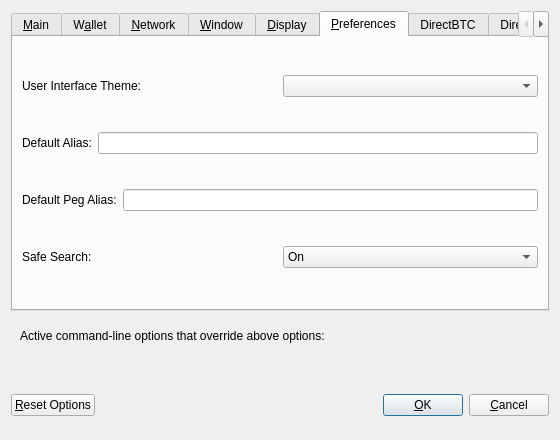
<?xml version="1.0" encoding="UTF-8"?>
<ui version="4.0">
 <class>OptionsDialog</class>
 <widget class="QDialog" name="OptionsDialog">
  <property name="geometry">
   <rect>
    <x>0</x>
    <y>0</y>
    <width>560</width>
    <height>440</height>
   </rect>
  </property>
  <property name="windowTitle">
   <string>Options</string>
  </property>
  <property name="modal">
   <bool>true</bool>
  </property>
  <layout class="QVBoxLayout" name="verticalLayout">
   <item>
    <widget class="QTabWidget" name="tabWidget">
     <property name="currentIndex">
      <number>5</number>
     </property>
     <widget class="QWidget" name="tabMain">
      <attribute name="title">
       <string>&amp;Main</string>
      </attribute>
      <layout class="QVBoxLayout" name="verticalLayout_Main">
       <item>
        <widget class="QCheckBox" name="ZioncoinAtStartup">
         <property name="toolTip">
          <string>Automatically start Zioncoin Core after logging in to the system.</string>
         </property>
         <property name="text">
          <string>&amp;Start Zioncoin Core on system login</string>
         </property>
        </widget>
       </item>
       <item>
        <layout class="QHBoxLayout" name="horizontalLayout_2_Main">
         <item>
          <widget class="QLabel" name="databaseCacheLabel">
           <property name="text">
            <string>Size of &amp;database cache</string>
           </property>
           <property name="textFormat">
            <enum>Qt::PlainText</enum>
           </property>
           <property name="buddy">
            <cstring>databaseCache</cstring>
           </property>
          </widget>
         </item>
         <item>
          <widget class="QSpinBox" name="databaseCache"/>
         </item>
         <item>
          <widget class="QLabel" name="databaseCacheUnitLabel">
           <property name="text">
            <string>MB</string>
           </property>
           <property name="textFormat">
            <enum>Qt::PlainText</enum>
           </property>
          </widget>
         </item>
         <item>
          <spacer name="horizontalSpacer_2_Main">
           <property name="orientation">
            <enum>Qt::Horizontal</enum>
           </property>
           <property name="sizeHint" stdset="0">
            <size>
             <width>40</width>
             <height>20</height>
            </size>
           </property>
          </spacer>
         </item>
        </layout>
       </item>
       <item>
        <layout class="QHBoxLayout" name="horizontalLayout_3_Main">
         <item>
          <widget class="QLabel" name="threadsScriptVerifLabel">
           <property name="text">
            <string>Number of script &amp;verification threads</string>
           </property>
           <property name="textFormat">
            <enum>Qt::PlainText</enum>
           </property>
           <property name="buddy">
            <cstring>threadsScriptVerif</cstring>
           </property>
          </widget>
         </item>
         <item>
          <widget class="QSpinBox" name="threadsScriptVerif">
           <property name="toolTip">
            <string>(0 = auto, &lt;0 = leave that many cores free)</string>
           </property>
          </widget>
         </item>
         <item>
          <spacer name="horizontalSpacer_3_Main">
           <property name="orientation">
            <enum>Qt::Horizontal</enum>
           </property>
           <property name="sizeHint" stdset="0">
            <size>
             <width>40</width>
             <height>20</height>
            </size>
           </property>
          </spacer>
         </item>
        </layout>
       </item>
       <item>
        <spacer name="verticalSpacer_Main">
         <property name="orientation">
          <enum>Qt::Vertical</enum>
         </property>
         <property name="sizeHint" stdset="0">
          <size>
           <width>20</width>
           <height>40</height>
          </size>
         </property>
        </spacer>
       </item>
      </layout>
     </widget>
     <widget class="QWidget" name="tabWallet">
      <attribute name="title">
       <string>W&amp;allet</string>
      </attribute>
      <layout class="QVBoxLayout" name="verticalLayout_Wallet">
       <item>
        <widget class="QGroupBox" name="groupBox">
         <property name="title">
          <string>Expert</string>
         </property>
         <layout class="QVBoxLayout" name="verticalLayout_2">
          <item>
           <widget class="QCheckBox" name="coinControlFeatures">
            <property name="toolTip">
             <string>Whether to show coin control features or not.</string>
            </property>
            <property name="text">
             <string>Enable coin &amp;control features</string>
            </property>
           </widget>
          </item>
          <item>
           <widget class="QCheckBox" name="spendZeroConfChange">
            <property name="toolTip">
             <string>If you disable the spending of unconfirmed change, the change from a transaction cannot be used until that transaction has at least one confirmation. This also affects how your balance is computed.</string>
            </property>
            <property name="text">
             <string>&amp;Spend unconfirmed change</string>
            </property>
           </widget>
          </item>
         </layout>
        </widget>
       </item>
       <item>
        <spacer name="verticalSpacer_Wallet">
         <property name="orientation">
          <enum>Qt::Vertical</enum>
         </property>
         <property name="sizeHint" stdset="0">
          <size>
           <width>20</width>
           <height>40</height>
          </size>
         </property>
        </spacer>
       </item>
      </layout>
     </widget>
     <widget class="QWidget" name="tabNetwork">
      <attribute name="title">
       <string>&amp;Network</string>
      </attribute>
      <layout class="QVBoxLayout" name="verticalLayout_Network">
       <item>
        <widget class="QCheckBox" name="mapPortUpnp">
         <property name="toolTip">
          <string>Automatically open the Zioncoin client port on the router. This only works when your router supports UPnP and it is enabled.</string>
         </property>
         <property name="text">
          <string>Map port using &amp;UPnP</string>
         </property>
        </widget>
       </item>
       <item>
        <widget class="QCheckBox" name="allowIncoming">
         <property name="toolTip">
          <string>Accept connections from outside</string>
         </property>
         <property name="text">
          <string>Allow incoming connections</string>
         </property>
        </widget>
       </item>
       <item>
        <widget class="QCheckBox" name="connectSocks">
         <property name="toolTip">
          <string>Connect to the Zioncoin network through a SOCKS5 proxy.</string>
         </property>
         <property name="text">
          <string>&amp;Connect through SOCKS5 proxy (default proxy):</string>
         </property>
        </widget>
       </item>
       <item>
        <layout class="QHBoxLayout" name="horizontalLayout_1_Network">
         <item>
          <widget class="QLabel" name="proxyIpLabel">
           <property name="text">
            <string>Proxy &amp;IP:</string>
           </property>
           <property name="textFormat">
            <enum>Qt::PlainText</enum>
           </property>
           <property name="buddy">
            <cstring>proxyIp</cstring>
           </property>
          </widget>
         </item>
         <item>
          <widget class="QValidatedLineEdit" name="proxyIp">
           <property name="minimumSize">
            <size>
             <width>140</width>
             <height>0</height>
            </size>
           </property>
           <property name="maximumSize">
            <size>
             <width>140</width>
             <height>16777215</height>
            </size>
           </property>
           <property name="toolTip">
            <string>IP address of the proxy (e.g. IPv4: 127.0.0.1 / IPv6: ::1)</string>
           </property>
          </widget>
         </item>
         <item>
          <widget class="QLabel" name="proxyPortLabel">
           <property name="text">
            <string>&amp;Port:</string>
           </property>
           <property name="textFormat">
            <enum>Qt::PlainText</enum>
           </property>
           <property name="buddy">
            <cstring>proxyPort</cstring>
           </property>
          </widget>
         </item>
         <item>
          <widget class="QLineEdit" name="proxyPort">
           <property name="minimumSize">
            <size>
             <width>55</width>
             <height>0</height>
            </size>
           </property>
           <property name="maximumSize">
            <size>
             <width>55</width>
             <height>16777215</height>
            </size>
           </property>
           <property name="toolTip">
            <string>Port of the proxy (e.g. 9050)</string>
           </property>
          </widget>
         </item>
         <item>
          <spacer name="horizontalSpacer_1_Network">
           <property name="orientation">
            <enum>Qt::Horizontal</enum>
           </property>
           <property name="sizeHint" stdset="0">
            <size>
             <width>40</width>
             <height>20</height>
            </size>
           </property>
          </spacer>
         </item>
        </layout>
       </item>
       <item>
        <layout class="QHBoxLayout" name="horizontalLayout_2_Network">
         <item>
          <widget class="QLabel" name="proxyActiveNets">
           <property name="text">
            <string>Used for reaching peers via:</string>
           </property>
           <property name="textFormat">
            <enum>Qt::PlainText</enum>
           </property>
          </widget>
         </item>
         <item>
          <widget class="QCheckBox" name="proxyReachIPv4">
           <property name="enabled">
            <bool>false</bool>
           </property>
           <property name="toolTip">
            <string>Shows, if the supplied default SOCKS5 proxy is used to reach peers via this network type.</string>
           </property>
           <property name="text">
            <string/>
           </property>
          </widget>
         </item>
         <item>
          <widget class="QLabel" name="proxyReachIPv4Label">
           <property name="text">
            <string>IPv4</string>
           </property>
           <property name="textFormat">
            <enum>Qt::PlainText</enum>
           </property>
          </widget>
         </item>
         <item>
          <widget class="QCheckBox" name="proxyReachIPv6">
           <property name="enabled">
            <bool>false</bool>
           </property>
           <property name="toolTip">
            <string>Shows, if the supplied default SOCKS5 proxy is used to reach peers via this network type.</string>
           </property>
           <property name="text">
            <string/>
           </property>
          </widget>
         </item>
         <item>
          <widget class="QLabel" name="proxyReachIPv6Label">
           <property name="text">
            <string>IPv6</string>
           </property>
           <property name="textFormat">
            <enum>Qt::PlainText</enum>
           </property>
          </widget>
         </item>
         <item>
          <widget class="QCheckBox" name="proxyReachTor">
           <property name="enabled">
            <bool>false</bool>
           </property>
           <property name="toolTip">
            <string>Shows, if the supplied default SOCKS5 proxy is used to reach peers via this network type.</string>
           </property>
           <property name="text">
            <string/>
           </property>
          </widget>
         </item>
         <item>
          <widget class="QLabel" name="proxyReachTorLabel">
           <property name="text">
            <string>Tor</string>
           </property>
           <property name="textFormat">
            <enum>Qt::PlainText</enum>
           </property>
          </widget>
         </item>
         <item>
          <spacer name="horizontalSpacer_2_Network">
           <property name="orientation">
            <enum>Qt::Horizontal</enum>
           </property>
           <property name="sizeHint" stdset="0">
            <size>
             <width>40</width>
             <height>20</height>
            </size>
           </property>
          </spacer>
         </item>
        </layout>
       </item>
       <item>
        <widget class="QCheckBox" name="connectSocksTor">
         <property name="toolTip">
          <string>Connect to the Zioncoin network through a separate SOCKS5 proxy for Tor hidden services.</string>
         </property>
         <property name="text">
          <string>Use separate SOCKS5 proxy to reach peers via Tor hidden services:</string>
         </property>
        </widget>
       </item>
       <item>
        <layout class="QHBoxLayout" name="horizontalLayout_3_Network">
         <item>
          <widget class="QLabel" name="proxyIpTorLabel">
           <property name="text">
            <string>Proxy &amp;IP:</string>
           </property>
           <property name="textFormat">
            <enum>Qt::PlainText</enum>
           </property>
           <property name="buddy">
            <cstring>proxyIpTor</cstring>
           </property>
          </widget>
         </item>
         <item>
          <widget class="QValidatedLineEdit" name="proxyIpTor">
           <property name="minimumSize">
            <size>
             <width>140</width>
             <height>0</height>
            </size>
           </property>
           <property name="maximumSize">
            <size>
             <width>140</width>
             <height>16777215</height>
            </size>
           </property>
           <property name="toolTip">
            <string>IP address of the proxy (e.g. IPv4: 127.0.0.1 / IPv6: ::1)</string>
           </property>
          </widget>
         </item>
         <item>
          <widget class="QLabel" name="proxyPortTorLabel">
           <property name="text">
            <string>&amp;Port:</string>
           </property>
           <property name="textFormat">
            <enum>Qt::PlainText</enum>
           </property>
           <property name="buddy">
            <cstring>proxyPortTor</cstring>
           </property>
          </widget>
         </item>
         <item>
          <widget class="QLineEdit" name="proxyPortTor">
           <property name="minimumSize">
            <size>
             <width>55</width>
             <height>0</height>
            </size>
           </property>
           <property name="maximumSize">
            <size>
             <width>55</width>
             <height>16777215</height>
            </size>
           </property>
           <property name="toolTip">
            <string>Port of the proxy (e.g. 9050)</string>
           </property>
          </widget>
         </item>
         <item>
          <spacer name="horizontalSpacer_4_Network">
           <property name="orientation">
            <enum>Qt::Horizontal</enum>
           </property>
           <property name="sizeHint" stdset="0">
            <size>
             <width>40</width>
             <height>20</height>
            </size>
           </property>
          </spacer>
         </item>
        </layout>
       </item>
       <item>
        <spacer name="verticalSpacer_Network">
         <property name="orientation">
          <enum>Qt::Vertical</enum>
         </property>
         <property name="sizeHint" stdset="0">
          <size>
           <width>20</width>
           <height>40</height>
          </size>
         </property>
        </spacer>
       </item>
      </layout>
     </widget>
     <widget class="QWidget" name="tabWindow">
      <attribute name="title">
       <string>&amp;Window</string>
      </attribute>
      <layout class="QVBoxLayout" name="verticalLayout_Window">
       <item>
        <widget class="QCheckBox" name="hideTrayIcon">
         <property name="toolTip">
          <string>&amp;Hide the icon from the system tray.</string>
         </property>
         <property name="text">
          <string>Hide tray icon</string>
         </property>
        </widget>
       </item>
       <item>
        <widget class="QCheckBox" name="minimizeToTray">
         <property name="toolTip">
          <string>Show only a tray icon after minimizing the window.</string>
         </property>
         <property name="text">
          <string>&amp;Minimize to the tray instead of the taskbar</string>
         </property>
        </widget>
       </item>
       <item>
        <widget class="QCheckBox" name="minimizeOnClose">
         <property name="toolTip">
          <string>Minimize instead of exit the application when the window is closed. When this option is enabled, the application will be closed only after selecting Exit in the menu.</string>
         </property>
         <property name="text">
          <string>M&amp;inimize on close</string>
         </property>
        </widget>
       </item>
       <item>
        <spacer name="verticalSpacer_Window">
         <property name="orientation">
          <enum>Qt::Vertical</enum>
         </property>
         <property name="sizeHint" stdset="0">
          <size>
           <width>20</width>
           <height>40</height>
          </size>
         </property>
        </spacer>
       </item>
      </layout>
     </widget>
     <widget class="QWidget" name="tabDisplay">
      <attribute name="title">
       <string>&amp;Display</string>
      </attribute>
      <layout class="QVBoxLayout" name="verticalLayout_Display">
       <item>
        <layout class="QHBoxLayout" name="horizontalLayout_1_Display">
         <item>
          <widget class="QLabel" name="langLabel">
           <property name="text">
            <string>User Interface &amp;language:</string>
           </property>
           <property name="textFormat">
            <enum>Qt::PlainText</enum>
           </property>
           <property name="buddy">
            <cstring>lang</cstring>
           </property>
          </widget>
         </item>
         <item>
          <widget class="QValueComboBox" name="lang">
           <property name="toolTip">
            <string>The user interface language can be set here. This setting will take effect after restarting Zioncoin Core.</string>
           </property>
          </widget>
         </item>
        </layout>
       </item>
       <item>
        <layout class="QHBoxLayout" name="horizontalLayout_2_Display">
         <item>
          <widget class="QLabel" name="unitLabel">
           <property name="text">
            <string>&amp;Unit to show amounts in:</string>
           </property>
           <property name="textFormat">
            <enum>Qt::PlainText</enum>
           </property>
           <property name="buddy">
            <cstring>unit</cstring>
           </property>
          </widget>
         </item>
         <item>
          <widget class="QValueComboBox" name="unit">
           <property name="toolTip">
            <string>Choose the default subdivision unit to show in the interface and when sending coins.</string>
           </property>
          </widget>
         </item>
        </layout>
       </item>
       <item>
        <layout class="QHBoxLayout" name="horizontalLayout_3_Display">
         <item>
          <widget class="QLabel" name="thirdPartyTxUrlsLabel">
           <property name="toolTip">
            <string>Third party URLs (e.g. a block explorer) that appear in the transactions tab as context menu items. %s in the URL is replaced by transaction hash. Multiple URLs are separated by vertical bar |.</string>
           </property>
           <property name="text">
            <string>Third party transaction URLs</string>
           </property>
           <property name="buddy">
            <cstring>thirdPartyTxUrls</cstring>
           </property>
          </widget>
         </item>
         <item>
          <widget class="QLineEdit" name="thirdPartyTxUrls">
           <property name="toolTip">
            <string>Third party URLs (e.g. a block explorer) that appear in the transactions tab as context menu items. %s in the URL is replaced by transaction hash. Multiple URLs are separated by vertical bar |.</string>
           </property>
          </widget>
         </item>
        </layout>
       </item>
       <item>
        <spacer name="verticalSpacer_Display">
         <property name="orientation">
          <enum>Qt::Vertical</enum>
         </property>
         <property name="sizeHint" stdset="0">
          <size>
           <width>20</width>
           <height>40</height>
          </size>
         </property>
        </spacer>
       </item>
      </layout>
     </widget>
     <widget class="QWidget" name="tabZioncoin">
      <attribute name="title">
       <string>&amp;Preferences</string>
      </attribute>
      <layout class="QVBoxLayout" name="verticalLayout_3">
       <item>
        <layout class="QHBoxLayout" name="horizontalLayout_4_Pref">
         <item>
          <widget class="QLabel" name="themeLabel">
           <property name="text">
            <string>User Interface Theme:</string>
           </property>
          </widget>
         </item>
         <item>
          <widget class="QComboBox" name="theme">
           <property name="toolTip">
            <string>The user interface theme can be set here. This setting will take effect after restarting Zioncoin Core.</string>
           </property>
          </widget>
         </item>
        </layout>
       </item>
       <item>
        <layout class="QHBoxLayout" name="horizontalLayout_Pref">
         <item>
          <widget class="QLabel" name="labelDefaultAlias">
           <property name="text">
            <string>Default Alias:</string>
           </property>
          </widget>
         </item>
         <item>
          <widget class="QLineEdit" name="defaultAlias"/>
         </item>
        </layout>
       </item>
       <item>
        <layout class="QHBoxLayout" name="horizontalLayout_4_Pref_2">
         <item>
          <widget class="QLabel" name="labelDefaultPeg">
           <property name="text">
            <string>Default Peg Alias:</string>
           </property>
          </widget>
         </item>
         <item>
          <widget class="QLineEdit" name="defaultPegAlias"/>
         </item>
        </layout>
       </item>
       <item>
        <layout class="QHBoxLayout" name="horizontalLayout_6_Pref">
         <item>
          <widget class="QLabel" name="labelSafeSearch">
           <property name="text">
            <string>Safe Search:</string>
           </property>
          </widget>
         </item>
         <item>
          <widget class="QComboBox" name="safeSearch">
           <item>
            <property name="text">
             <string>On</string>
            </property>
           </item>
           <item>
            <property name="text">
             <string>Off</string>
            </property>
           </item>
          </widget>
         </item>
        </layout>
       </item>
      </layout>
     </widget>
     <widget class="QWidget" name="tabDirectBTC">
      <attribute name="title">
       <string>DirectBTC</string>
      </attribute>
      <layout class="QVBoxLayout" name="verticalLayout_5">
       <item>
        <layout class="QHBoxLayout" name="horizontalLayout_Pref_3">
         <item>
          <widget class="QLabel" name="labelBTCEndPoint">
           <property name="text">
            <string>BTC End Point:</string>
           </property>
          </widget>
         </item>
         <item>
          <widget class="QLineEdit" name="btcEndPoint"/>
         </item>
        </layout>
       </item>
       <item>
        <layout class="QHBoxLayout" name="horizontalLayout_4_Pref_5">
         <item>
          <widget class="QLabel" name="labelBTCLogin">
           <property name="text">
            <string>BTC RPC Login:</string>
           </property>
          </widget>
         </item>
         <item>
          <widget class="QLineEdit" name="btcRPCLogin"/>
         </item>
        </layout>
       </item>
       <item>
        <layout class="QHBoxLayout" name="horizontalLayout_4_Pref_4">
         <item>
          <widget class="QLabel" name="labelBTCPassword">
           <property name="text">
            <string>BTC RPC Password:</string>
           </property>
          </widget>
         </item>
         <item>
          <widget class="QLineEdit" name="btcRPCPassword"/>
         </item>
        </layout>
       </item>
       <item>
        <widget class="QPushButton" name="testBTCButton">
         <property name="text">
          <string>Test Connection</string>
         </property>
        </widget>
       </item>
      </layout>
     </widget>
     <widget class="QWidget" name="tabDirectZEC">
      <attribute name="title">
       <string>DirectZEC</string>
      </attribute>
      <layout class="QVBoxLayout" name="verticalLayout_6">
       <item>
        <layout class="QHBoxLayout" name="horizontalLayout_Pref_4">
         <item>
          <widget class="QLabel" name="labelZECEndPoint">
           <property name="text">
            <string>ZEC End Point:</string>
           </property>
          </widget>
         </item>
         <item>
          <widget class="QLineEdit" name="zecEndPoint"/>
         </item>
        </layout>
       </item>
       <item>
        <layout class="QHBoxLayout" name="horizontalLayout_4_Pref_7">
         <item>
          <widget class="QLabel" name="labelZECLogin">
           <property name="text">
            <string>ZEC RPC Login:</string>
           </property>
          </widget>
         </item>
         <item>
          <widget class="QLineEdit" name="zecRPCLogin"/>
         </item>
        </layout>
       </item>
       <item>
        <layout class="QHBoxLayout" name="horizontalLayout_4_Pref_6">
         <item>
          <widget class="QLabel" name="labelZECRPCPassword">
           <property name="text">
            <string>ZEC RPC Password:</string>
           </property>
          </widget>
         </item>
         <item>
          <widget class="QLineEdit" name="zecRPCPassword"/>
         </item>
        </layout>
       </item>
       <item>
        <widget class="QPushButton" name="testZECButton">
         <property name="text">
          <string>Test Connection</string>
         </property>
        </widget>
       </item>
      </layout>
     </widget>
    </widget>
   </item>
   <item>
    <widget class="QFrame" name="frame">
     <layout class="QVBoxLayout" name="verticalLayout_Bottom">
      <item>
       <layout class="QHBoxLayout" name="horizontalLayout_Bottom">
        <item>
         <widget class="QLabel" name="overriddenByCommandLineInfoLabel">
          <property name="text">
           <string>Active command-line options that override above options:</string>
          </property>
          <property name="textFormat">
           <enum>Qt::PlainText</enum>
          </property>
         </widget>
        </item>
        <item>
         <spacer name="horizontalSpacer_Bottom">
          <property name="orientation">
           <enum>Qt::Horizontal</enum>
          </property>
          <property name="sizeHint" stdset="0">
           <size>
            <width>40</width>
            <height>20</height>
           </size>
          </property>
         </spacer>
        </item>
       </layout>
      </item>
      <item>
       <widget class="QLabel" name="overriddenByCommandLineLabel">
        <property name="text">
         <string/>
        </property>
        <property name="textFormat">
         <enum>Qt::PlainText</enum>
        </property>
        <property name="wordWrap">
         <bool>true</bool>
        </property>
       </widget>
      </item>
     </layout>
    </widget>
   </item>
   <item>
    <layout class="QHBoxLayout" name="horizontalLayout_Buttons">
     <item>
      <widget class="QPushButton" name="resetButton">
       <property name="toolTip">
        <string>Reset all client options to default.</string>
       </property>
       <property name="text">
        <string>&amp;Reset Options</string>
       </property>
       <property name="autoDefault">
        <bool>false</bool>
       </property>
      </widget>
     </item>
     <item>
      <spacer name="horizontalSpacer_1">
       <property name="orientation">
        <enum>Qt::Horizontal</enum>
       </property>
       <property name="sizeHint" stdset="0">
        <size>
         <width>40</width>
         <height>48</height>
        </size>
       </property>
      </spacer>
     </item>
     <item>
      <widget class="QLabel" name="statusLabel">
       <property name="minimumSize">
        <size>
         <width>200</width>
         <height>0</height>
        </size>
       </property>
       <property name="font">
        <font>
         <weight>75</weight>
         <bold>true</bold>
        </font>
       </property>
       <property name="text">
        <string/>
       </property>
       <property name="textFormat">
        <enum>Qt::PlainText</enum>
       </property>
       <property name="wordWrap">
        <bool>true</bool>
       </property>
      </widget>
     </item>
     <item>
      <spacer name="horizontalSpacer_2">
       <property name="orientation">
        <enum>Qt::Horizontal</enum>
       </property>
       <property name="sizeHint" stdset="0">
        <size>
         <width>40</width>
         <height>48</height>
        </size>
       </property>
      </spacer>
     </item>
     <item>
      <widget class="QPushButton" name="okButton">
       <property name="text">
        <string>&amp;OK</string>
       </property>
       <property name="autoDefault">
        <bool>false</bool>
       </property>
       <property name="default">
        <bool>true</bool>
       </property>
      </widget>
     </item>
     <item>
      <widget class="QPushButton" name="cancelButton">
       <property name="text">
        <string>&amp;Cancel</string>
       </property>
       <property name="autoDefault">
        <bool>false</bool>
       </property>
      </widget>
     </item>
    </layout>
   </item>
  </layout>
 </widget>
 <customwidgets>
  <customwidget>
   <class>QValidatedLineEdit</class>
   <extends>QLineEdit</extends>
   <header>qvalidatedlineedit.h</header>
  </customwidget>
  <customwidget>
   <class>QValueComboBox</class>
   <extends>QComboBox</extends>
   <header>qvaluecombobox.h</header>
  </customwidget>
 </customwidgets>
 <resources/>
 <connections/>
</ui>
